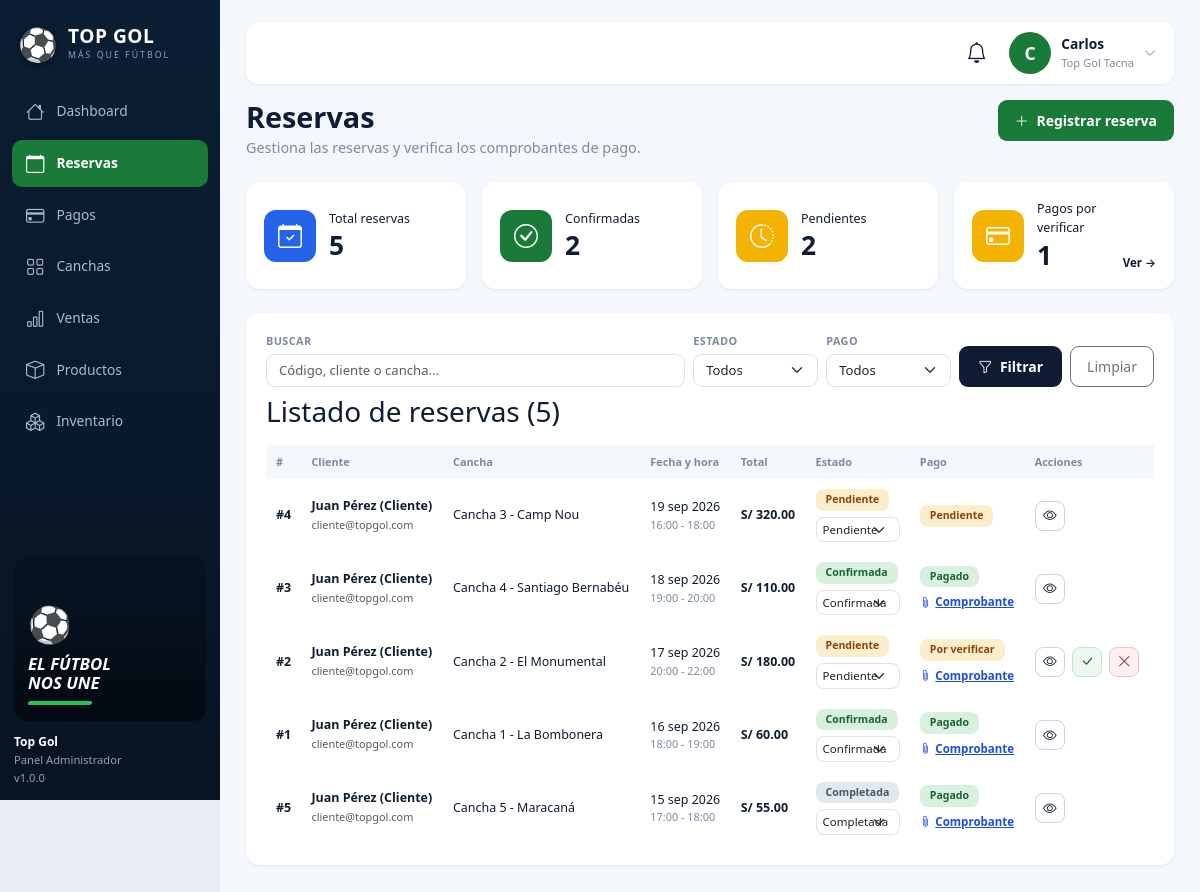
Page /admin/reservas (signed in) on the committed database.
### tables this page shows
CREATE TABLE `reservas` (
  `id` INT NOT NULL AUTO_INCREMENT,
  `usuario_id` INT NOT NULL,
  `cancha_id` INT NOT NULL,
  `fecha` DATE NOT NULL,
  `hora_inicio` TIME NOT NULL,
  `hora_fin` TIME NOT NULL,
  `duracion_horas` DECIMAL(4,2) NOT NULL DEFAULT 1.00,
  `total_pago` DECIMAL(10,2) NOT NULL,
  `estado` ENUM('pendiente', 'confirmada', 'cancelada', 'finalizada') NOT NULL DEFAULT 'pendiente',
  `observaciones` TEXT DEFAULT NULL,
  `metodo_pago` ENUM('yape', 'transferencia_bcp', 'efectivo') DEFAULT NULL,
  `adelanto_monto` DECIMAL(10,2) NOT NULL DEFAULT 20.00,
  `cliente_nombre` VARCHAR(120) DEFAULT NULL,
  `contacto_telefono` VARCHAR(20) DEFAULT NULL,
  `evento_grupo` VARCHAR(32) DEFAULT NULL,
  `pago_estado` ENUM('pendiente', 'en_revision', 'verificado', 'rechazado') NOT NULL DEFAULT 'pendiente',
  `comprobante_ruta` VARCHAR(500) DEFAULT NULL,
  `comprobante_nombre` VARCHAR(255) DEFAULT NULL,
  `comprobante_tipo` VARCHAR(100) DEFAULT NULL,
  `comprobante_size` INT DEFAULT NULL,
  `comprobante_subido_at` TIMESTAMP NULL DEFAULT NULL,
  `pago_verificado_at` TIMESTAMP NULL DEFAULT NULL,
  `pago_verificado_por` INT DEFAULT NULL,
  `created_at` TIMESTAMP NOT NULL DEFAULT CURRENT_TIMESTAMP,
  `updated_at` TIMESTAMP NOT NULL DEFAULT CURRENT_TIMESTAMP ON UPDATE CURRENT_TIMESTAMP,
  PRIMARY KEY (`id`),
  KEY `idx_reserva_usuario` (`usuario_id`),
  KEY `idx_reserva_cancha` (`cancha_id`),
  KEY `idx_reserva_horario` (`cancha_id`, `fecha`, `hora_inicio`, `hora_fin`),
  KEY `idx_reserva_pago_estado` (`pago_estado`),
  CONSTRAINT `fk_reserva_usuario` FOREIGN KEY (`usuario_id`) REFERENCES `usuarios` (`id`) ON DELETE CASCADE,
  CONSTRAINT `fk_reserva_cancha` FOREIGN KEY (`cancha_id`) REFERENCES `canchas` (`id`) ON DELETE CASCADE,
  CONSTRAINT `fk_reserva_verificado_por` FOREIGN KEY (`pago_verificado_por`) REFERENCES `usuarios` (`id`) ON DELETE SET NULL
);

CREATE TABLE `usuarios` (
  `id` INT NOT NULL AUTO_INCREMENT,
  `nombre` VARCHAR(100) NOT NULL,
  `email` VARCHAR(100) NOT NULL,
  `password` VARCHAR(255) DEFAULT NULL,
  `telefono` VARCHAR(20) DEFAULT NULL,
  `rol` ENUM('admin', 'cliente') NOT NULL DEFAULT 'cliente',
  `google_id` VARCHAR(255) DEFAULT NULL,
  `avatar` VARCHAR(500) DEFAULT NULL,
  `created_at` TIMESTAMP NOT NULL DEFAULT CURRENT_TIMESTAMP,
  `updated_at` TIMESTAMP NOT NULL DEFAULT CURRENT_TIMESTAMP ON UPDATE CURRENT_TIMESTAMP,
  PRIMARY KEY (`id`),
  UNIQUE KEY `idx_usuario_email` (`email`),
  UNIQUE KEY `idx_usuario_google_id` (`google_id`)
);

CREATE TABLE `canchas` (
  `id` INT NOT NULL AUTO_INCREMENT,
  `nombre` VARCHAR(100) NOT NULL,
  `descripcion` TEXT DEFAULT NULL,
  `precio_hora` DECIMAL(10,2) NOT NULL,
  `capacidad` INT NOT NULL,
  `tipo` ENUM('futbol_5', 'futbol_7', 'futbol_11') NOT NULL DEFAULT 'futbol_5',
  `iluminacion` TINYINT(1) NOT NULL DEFAULT 1,
  `techada` TINYINT(1) NOT NULL DEFAULT 0,
  `estado` ENUM('disponible', 'mantenimiento') NOT NULL DEFAULT 'disponible',
  `created_at` TIMESTAMP NOT NULL DEFAULT CURRENT_TIMESTAMP,
  `updated_at` TIMESTAMP NOT NULL DEFAULT CURRENT_TIMESTAMP ON UPDATE CURRENT_TIMESTAMP,
  PRIMARY KEY (`id`)
);

### app/Views/reservas/admin.php (the view, shortened to what the rows shown need)
<?php
$busqueda = $busqueda ?? '';
$estLbl = static fn(string $e): string => match ($e) {
    'confirmada' => 'Confirmada', 'pendiente' => 'Pendiente',
    'cancelada' => 'Cancelada', 'finalizada' => 'Completada', default => ucfirst($e),
};
$estCls = static fn(string $e): string => match ($e) {
    'confirmada' => 'ok', 'pendiente' => 'warn',
    'cancelada' => 'bad', 'finalizada' => 'fin', default => 'fin',
};
$pagoLbl = static fn(string $p): string => match ($p) {
    'verificado' => 'Pagado', 'en_revision' => 'Por verificar',
    'rechazado' => 'Rechazado', default => 'Pendiente',
};
$pagoCls = static fn(string $p): string => match ($p) {
    'verificado' => 'ok', 'en_revision' => 'warn',
    'rechazado' => 'bad', default => 'warn',
};
?>
<?php require VIEWS_PATH . DIRECTORY_SEPARATOR . 'layout' . DIRECTORY_SEPARATOR . 'admin_top.php'; ?>
            <div class="d-flex align-items-start justify-content-between gap-3 flex-wrap mb-4">
                <div>
                    <h1 class="adm-h1">Reservas</h1>
                    <p class="adm-sub">Gestiona las reservas y verifica los comprobantes de pago.</p>
                </div>
                <a href="<?= url('/reserva/crear') ?>" class="btn btn-sm fw-bold" style="background:#1a7a3a;color:#fff;border-radius:9px;padding:9px 16px;">
                    <i class="bi bi-plus-lg me-1"></i> Registrar reserva
                </a>
            </div>
            <div class="row g-3 mb-4">
                <div class="col-md-6 col-xl-3">
                    <div class="kpi">
                        <span class="kpi-ico b"><i class="bi bi-calendar-check"></i></span>
                        <div><small class="lbl">Total reservas</small><div class="val"><?= (int)($estadisticas['total_reservas'] ?? 0) ?></div></div>
                    </div>
                </div>
                <div class="col-md-6 col-xl-3">
                    <div class="kpi">
                        <span class="kpi-ico g"><i class="bi bi-check-circle"></i></span>
                        <div><small class="lbl">Confirmadas</small><div class="val"><?= (int)($estadisticas['confirmadas'] ?? 0) ?></div></div>
                    </div>
                </div>
                <div class="col-md-6 col-xl-3">
                    <div class="kpi">
                        <span class="kpi-ico y"><i class="bi bi-clock-history"></i></span>
                        <div><small class="lbl">Pendientes</small><div class="val"><?= (int)($estadisticas['pendientes'] ?? 0) ?></div></div>
                    </div>
                </div>
                <div class="col-md-6 col-xl-3">
                    <div class="kpi">
                        <span class="kpi-ico y"><i class="bi bi-credit-card"></i></span>
                        <div><small class="lbl">Pagos por verificar</small><div class="val"><?= (int)($estadisticas['pagos_en_revision'] ?? 0) ?></div></div>
                        <div class="foot"><a href="<?= url('/admin/reservas?pago=en_revision') ?>">Ver →</a></div>
                    </div>
                </div>
            </div>
            <div class="panel-2 mb-4">
                <form action="<?= url('/admin/reservas') ?>" method="GET" class="f-bar">
                    <div class="fld" style="flex:1;min-width:180px;">
                        <label for="fq">Buscar</label>
                        <input type="text" class="form-control" id="fq" name="q" value="<?= htmlspecialchars($busqueda) ?>" placeholder="Código, cliente o cancha...">
                    </div>
                    <div class="fld">
                        <label for="festado">Estado</label>
                        <select class="form-select" id="festado" name="estado">
                            <option value="">Todos</option>
                        </select>
                    </div>
                    <div class="fld">
                        <label for="fpago">Pago</label>
                        <select class="form-select" id="fpago" name="pago">
                            <option value="">Todos</option>
                        </select>
                    </div>
                    <button type="submit" class="btn btn-sm fw-bold" style="background:#101c33;color:#fff;border-radius:9px;padding:9px 18px;">
                        <i class="bi bi-funnel me-1"></i> Filtrar
                    </button>
                    <a href="<?= url('/admin/reservas') ?>" class="btn btn-sm btn-outline-secondary" style="border-radius:9px;padding:9px 16px;">Limpiar</a>
                </form>
                <div class="d-flex align-items-center justify-content-between my-2 ">
                    <h3>Listado de reservas (<?= count($reservas) ?>)</h3>
                </div>
                <div class="table-responsive">
                <table class="tbl">
                    <thead>
                        <tr><th>#</th><th>Cliente</th><th>Cancha</th><th>Fecha y hora</th><th>Total</th><th>Estado</th><th>Pago</th><th>Acciones</th></tr>
                    </thead>
                    <tbody>
                        <?php if (empty($reservas)): ?>
                            <tr><td colspan="8" class="text-center text-muted py-4">No se encontraron reservas con esos filtros.</td></tr>
                        <?php else: ?>
                        <?php foreach ($reservas as $r): ?>
                            <?php
                                $pe = (string)($r['pago_estado'] ?? 'pendiente');
                                $comp = (string)($r['comprobante_ruta'] ?? '');
                                $mF = ['', 'ene', 'feb', 'mar', 'abr', 'may', 'jun', 'jul', 'ago', 'sep', 'oct', 'nov', 'dic'];
                                $tsF = strtotime($r['fecha']);
                                $fCorta = date('d', $tsF) . ' ' . $mF[(int)date('n', $tsF)] . ' ' . date('Y', $tsF);
                            ?>
                            <tr>
                                <td class="fw-semibold">#<?= $r['id'] ?></td>
                                <td>
                                    <div class="fw-semibold"><?= htmlspecialchars($r['usuario_nombre']) ?></div>
                                    <small class="text-muted"><?= htmlspecialchars($r['usuario_email']) ?></small>
                                </td>
                                <td><?= htmlspecialchars($r['cancha_nombre']) ?></td>
                                <td class="fh"><?= $fCorta ?><small><?= date('H:i', strtotime($r['hora_inicio'])) ?> - <?= date('H:i', strtotime($r['hora_fin'])) ?></small></td>
                                <td class="fw-bold"><?= formatPrice($r['total_pago']) ?></td>
                                <td>
                                    <span class="pill <?= $estCls($r['estado']) ?>"><?= $estLbl($r['estado']) ?></span>
                                    <form action="<?= url('/reserva/estado/' . $r['id']) ?>" method="POST">
                                        <select name="estado" class="form-select est-select" onchange="this.form.submit()" title="Cambiar estado">
                                            <?php foreach (['pendiente' => 'Pendiente', 'confirmada' => 'Confirmada', 'finalizada' => 'Completada', 'cancelada' => 'Cancelada'] as $v => $l): ?>
                                                <option value="<?= $v ?>" <?= $r['estado'] === $v ? 'selected' : '' ?>><?= $l ?></option>
                                            <?php endforeach; ?>
                                        </select>
                                    </form>
                                </td>
                                <td>
                                    <span class="pill <?= $pagoCls($pe) ?>"><?= $pagoLbl($pe) ?></span>
                                    <?php if ($comp): ?>
                                        <br><a href="<?= url('/' . ltrim($comp, '/')) ?>" target="_blank" rel="noopener" class="comp-link"><i class="bi bi-paperclip"></i> Comprobante</a>
                                    <?php endif; ?>
                                </td>
                                <td style="white-space:nowrap;">
                                    <a href="<?= url('/mis-reservas/' . $r['id']) ?>" class="btn-mini" title="Ver detalle"><i class="bi bi-eye"></i></a>
                                    <?php if ($pe === 'en_revision'): ?>
                                        <form action="<?= url('/reserva/pago/' . $r['id']) ?>" method="POST" class="d-inline">
                                            <button type="submit" class="btn-mini ok" title="Verificar pago"><i class="bi bi-check-lg"></i></button>
                                        </form>
                                        <form action="<?= url('/reserva/pago/' . $r['id']) ?>" method="POST" class="d-inline">
                                            <button type="submit" class="btn-mini bad" title="Rechazar pago"><i class="bi bi-x-lg"></i></button>
                                        </form>
                                    <?php endif; ?>
                                </td>
                            </tr>
                        <?php endforeach; ?>
                        <?php endif; ?>
                    </tbody>
                </table>
                </div>
            </div>
<?php require VIEWS_PATH . DIRECTORY_SEPARATOR . 'layout' . DIRECTORY_SEPARATOR . 'admin_bottom.php'; ?>

### app/Core/Router.php (shortened to what the rows shown need)
<?php
class Router {
    private array $rutas = [
        'GET'  => [],
        'POST' => []
    ];
    private function registrar(string $metodo, string $ruta, string $accion, array $middlewares): void {
        $rutaNormalizada = '/' . trim($ruta, '/');
        preg_match_all('/\{([a-zA-Z0-9_]+)\}/', $rutaNormalizada, $matches);
        $nombresParametros = $matches[1] ?? [];
        $regex = preg_replace('/\{[a-zA-Z0-9_]+\}/', '([^/]+)', $rutaNormalizada);
        $regexFinal = '#^' . $regex . '$#';
        $this->rutas[$metodo][] = [
            'ruta'        => $rutaNormalizada,
            'regex'       => $regexFinal,
            'accion'      => $accion,
            'params'      => $nombresParametros,
            'middlewares' => $middlewares
        ];
    }
    public function dispatch(): void {
        $metodo = $_SERVER['REQUEST_METHOD'] ?? 'GET';
        $uri = $this->obtenerRutaActual();
        foreach ($this->rutas[$metodo] as $rutaInfo) {
            if (preg_match($rutaInfo['regex'], $uri, $matches)) {
                array_shift($matches);
                $this->ejecutarAccion($rutaInfo['accion'], $matches);
                return;
            }
        }
    }
    private function obtenerRutaActual(): string {
        if (!empty($_GET['url']) && $_GET['url'] !== 'index.php') {
            $uri = '/' . trim((string)$_GET['url'], '/');
            return $uri === '//' ? '/' : $uri;
        }
        $requestUri = $_SERVER['REQUEST_URI'] ?? '/';
        $requestUri = preg_replace('#^/public(/|$)#', '$1', $requestUri);
        $requestUri = preg_replace('#^/index\.php(/|$)#', '$1', $requestUri);
        $uri = '/' . trim($requestUri, '/');
        return $uri === '//' ? '/' : $uri;
    }
    private function ejecutarAccion(string $accion, array $params): void {
        [$controladorNombre, $metodo] = explode('@', $accion);
        $controlador = new $claseCompleta();
        call_user_func_array([$controlador, $metodo], $params);
    }
}

### rows in the picture
reservas: id "4", usuario.nombre "Juan Pérez (Cliente)", usuario.email "cliente@topgol.com", cancha.nombre "Cancha 3 - Camp Nou", fecha "19 sep 2026", hora_inicio "16:00", hora_fin "18:00", total_pago "S/ 320.00", estado "Pendiente", pago_estado "Pendiente"
reservas: id "3", usuario.nombre "Juan Pérez (Cliente)", usuario.email "cliente@topgol.com", cancha.nombre "Cancha 4 - Santiago Bernabéu", fecha "18 sep 2026", hora_inicio "19:00", hora_fin "20:00", total_pago "S/ 110.00", estado "Confirmada", pago_estado "Pagado"
reservas: id "2", usuario.nombre "Juan Pérez (Cliente)", usuario.email "cliente@topgol.com", cancha.nombre "Cancha 2 - El Monumental", fecha "17 sep 2026", hora_inicio "20:00", hora_fin "22:00", total_pago "S/ 180.00", estado "Pendiente", pago_estado "Por verificar"
reservas: id "1", usuario.nombre "Juan Pérez (Cliente)", usuario.email "cliente@topgol.com", cancha.nombre "Cancha 1 - La Bombonera", fecha "16 sep 2026", hora_inicio "18:00", hora_fin "19:00", total_pago "S/ 60.00", estado "Confirmada", pago_estado "Pagado"
reservas: id "5", usuario.nombre "Juan Pérez (Cliente)", usuario.email "cliente@topgol.com", cancha.nombre "Cancha 5 - Maracaná", fecha "15 sep 2026", hora_inicio "17:00", hora_fin "18:00", total_pago "S/ 55.00", estado "Completada", pago_estado "Pagado"

### other values in the picture
$item['label'] "Dashboard"
$item['label'] "Reservas"
$item['label'] "Pagos"
$item['label'] "Canchas"
$item['label'] "Ventas"
$item['label'] "Productos"
$item['label'] "Inventario"
$estadisticas['total_reservas'] "5"
$estadisticas['confirmadas'] "2"
$estadisticas['pendientes'] "2"
$estadisticas['pagos_en_revision'] "1"
count($reservas) "5"
